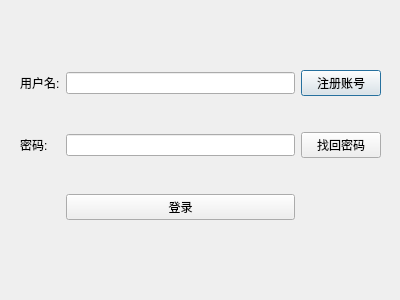
<?xml version="1.0" encoding="UTF-8"?>
<ui version="4.0">
 <class>LoginDialog</class>
 <widget class="QDialog" name="LoginDialog">
  <property name="geometry">
   <rect>
    <x>0</x>
    <y>0</y>
    <width>400</width>
    <height>300</height>
   </rect>
  </property>
  <property name="windowTitle">
   <string>Dialog</string>
  </property>
  <widget class="QWidget" name="layoutWidget">
   <property name="geometry">
    <rect>
     <x>20</x>
     <y>40</y>
     <width>361</width>
     <height>211</height>
    </rect>
   </property>
   <layout class="QGridLayout" name="gridLayout">
    <item row="0" column="0">
     <widget class="QLabel" name="label">
      <property name="text">
       <string>用户名:</string>
      </property>
     </widget>
    </item>
    <item row="0" column="1">
     <widget class="QLineEdit" name="username"/>
    </item>
    <item row="0" column="2">
     <widget class="QPushButton" name="reg">
      <property name="text">
       <string>注册账号</string>
      </property>
     </widget>
    </item>
    <item row="1" column="0">
     <widget class="QLabel" name="label_2">
      <property name="text">
       <string>密码:</string>
      </property>
     </widget>
    </item>
    <item row="1" column="1">
     <widget class="QLineEdit" name="password">
      <property name="echoMode">
       <enum>QLineEdit::Password</enum>
      </property>
     </widget>
    </item>
    <item row="1" column="2">
     <widget class="QPushButton" name="findpw">
      <property name="text">
       <string>找回密码</string>
      </property>
     </widget>
    </item>
    <item row="2" column="1">
     <widget class="QPushButton" name="log">
      <property name="text">
       <string>登录</string>
      </property>
     </widget>
    </item>
   </layout>
  </widget>
 </widget>
 <resources/>
 <connections/>
</ui>
